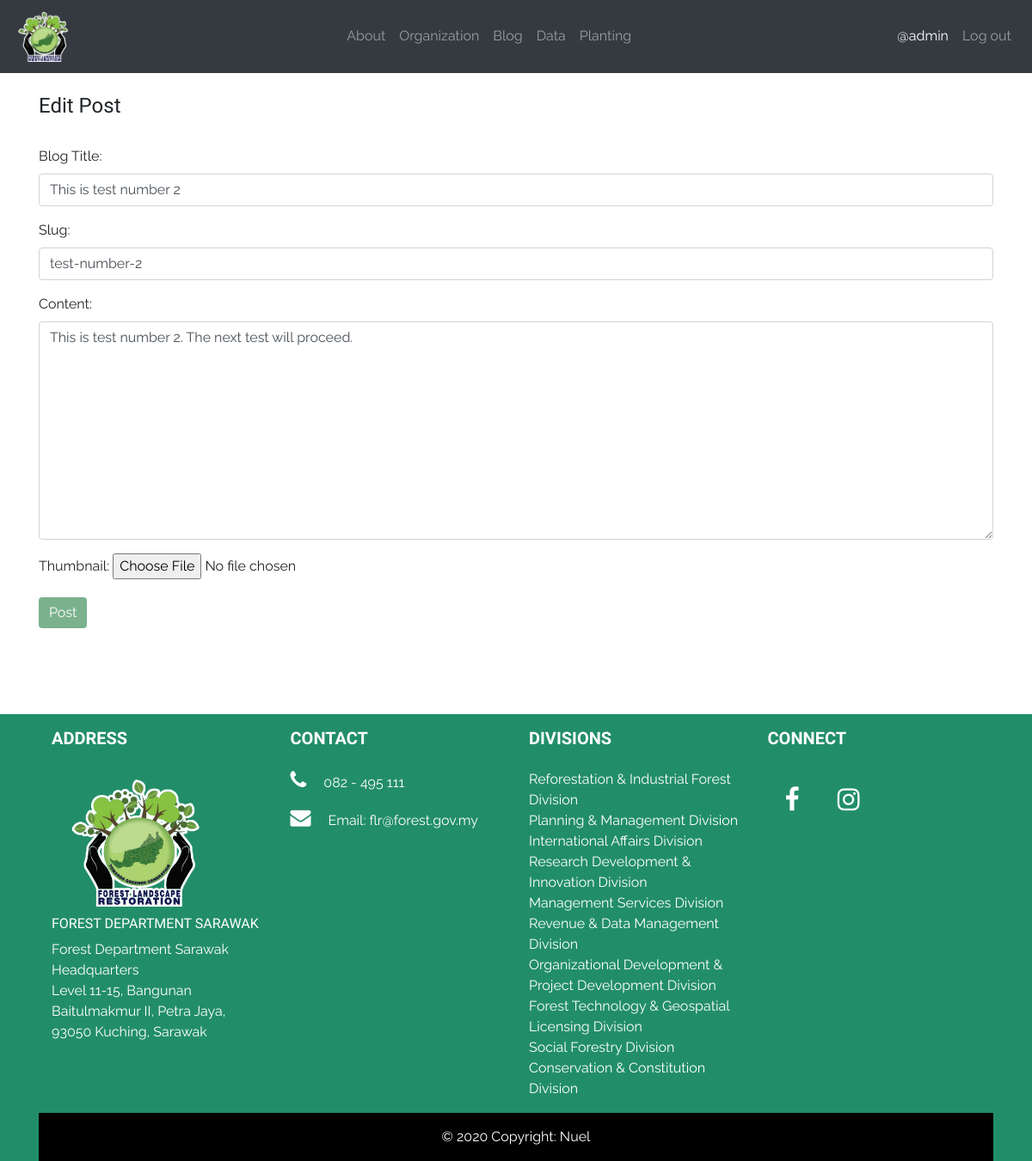
/blog/blog_post/update/7 (signed in), run on the app's committed database.
### blog/models.py (models this page shows, shortened)
class Post(models.Model):
	author = models.ForeignKey(User, on_delete=models.CASCADE)
	title = models.CharField('Blog Title', max_length=200)
	slug = models.SlugField(max_length=200, null=True, blank=True)
	date_created = models.DateTimeField(auto_now_add=True)
	content = RichTextUploadingField(blank=True)
	date_updated = models.DateTimeField(auto_now=True)
	thumbnail_img = models.ImageField('Thumbnail', null=True, blank=True, upload_to='thumbnail/')

### blog/views.py (the view)
# urls.py: path('blog_post/update/<int:pk>', UpdatePostView.as_view(), name='update_post'),
class UpdatePostView(UpdateView):
	model = Post
	form_class = UpdatePostForm
	template_name = 'blog/update_post.html'

### blog/forms.py
class UpdatePostForm(forms.ModelForm):
	class Meta:
		model = Post
		fields = ('title', 'author', 'slug', 'content','thumbnail_img')
		widgets = {
			'title':forms.TextInput(attrs={'class':'form-control', 'placeholder':'Blog title'}),
			'author': forms.TextInput(attrs={'class':'form-control', 'value':'', 'id':'writer', 'type':'hidden'}),
			'slug':forms.TextInput(attrs={'class':'form-control', 'placeholder':'Slug is automatically generated. It\'s OK to leave it empty'}),
			'content':forms.Textarea(attrs={'class':'form-control', 'placeholder':'Blog content'}),
			'thumbnail_img':forms.FileInput
		}

### blog/templates/blog/update_post.html (shortened to what this page needs)
{% extends 'base.html' %}
{% block content %}
{% if user.is_authenticated %}
	{% if user.id == post.author.id %}
		<div class="container">
			<br>
			<h4>Edit Post</h4>
			<br>
			<div class="form-group">
				<form method="POST" enctype="multipart/form-data">
					{{ form.as_p }}
					<button class="btn btn-info">Post</button>
				</form>
			</div>
		</div>
	{% else %}
		<h4 class="h-100 m-4">You are not supposed to be here. Balit nun 0__0</h4>
	{% endif %}
{% else %}
<h4 class="h-100 m-4">You are not supposed to be here. Balit nun 0__0</h4>
{% endif %}
{% endblock %}

### flr/templates/base.html (shortened to what this page needs)
{% load static %}
<!DOCTYPE html>
<html lang="en">
<head>
	<link rel="stylesheet" href="https://stackpath.bootstrapcdn.com/bootstrap/4.5.2/css/bootstrap.min.css">
	<link rel="stylesheet" href="https://cdnjs.cloudflare.com/ajax/libs/font-awesome/4.7.0/css/font-awesome.min.css">
	<link rel="stylesheet" type="text/css" href="{% static 'css/main.css' %}">
</head>
<body>
	<nav class="navbar navbar-expand-lg navbar-dark bg-dark">
		<a class="navbar-brand" id="navbar-name" href="{% url 'home' %}"><img id="navbar-logo" src="{% static 'img/flr_logo_day.png' %}"></a>
		<div class="collapse navbar-collapse" id="navbarNav">
			<ul class="navbar-nav ml-auto">
				<li class="nav-item">
					<a class="nav-link" href="{% url 'about' %}">About</a>
				</li>
				<li class="nav-item">
					<a class="nav-link" href="{% url 'organization' %}">Organization</a>
				</li>
				<li class="nav-item">
					<a class="nav-link" href="{% url 'blog' %}">Blog</a>
				</li>
				<li class="nav-item">
					<a class="nav-link" href="{% url 'data' %}">Data</a>
				</li>
				<li class="nav-item">
					<a class="nav-link" href="{% url 'planting_index' %}">Planting</a>
				</li>
			</ul>
			<ul class="navbar-nav ml-auto">
				{% if user.is_authenticated %}
					<li class="nav-item">
						<p class="nav-link m-0" style="color: #fff">@{{ user.username }}</p>
					</li>
					<li class="nav-item">
						<a class="nav-link" href="{% url 'logout' %}">Log out</a>
					</li>
				{% endif %}
			</ul>
		</div>
	</nav>
	{% block content %}{% endblock %}
	<footer class="page-footer font-small">
		<div class="container">
	  	<div class="container text-center text-md-left">
	    <div class="row">
	      <div class="col-md-3 mx-auto">
	        <h5 class="font-weight-bold text-uppercase mt-3 mb-4">ADDRESS</h5>
	        <ul class="list-unstyled">
	          <img src="{% static 'img/flr_logo_day.png' %}" width="200">
	          <br>
	          <h6><a class="link-unstyled" href=""> FOREST DEPARTMENT SARAWAK</a></h6>
	          <p>Forest Department Sarawak Headquarters<br>Level 11-15, Bangunan Baitulmakmur II, Petra Jaya, 93050 Kuching, Sarawak</p>
	        </ul>
	      </div>
	      <div class="col-md-3 mx-auto">
	        <h5 class="font-weight-bold text-uppercase mt-3 mb-4">Contact</h5>
	        <ul class="list-unstyled">
			<p><i class="fa fa-phone" style="font-size:24px"></i>082 - 495 111</p>
			<p><i class="fa fa-envelope" style="font-size:24px"></i>Email: flr@forest.gov.my</p>
	        </ul>
	      </div>
	      <div class="col-md-3 mx-auto">
	        <h5 class="font-weight-bold text-uppercase mt-3 mb-4">Divisions</h5>
	        <ul class="list-unstyled">
	          <li>
	            <a href="https://forestry.sarawak.gov.my/modules/web/pages.php?mod=staffcontact&sub=agency&site=15&staff_name=&loc=3520#" target="_blank">Reforestation & Industrial Forest Division</a>
	          </li>
	          <li>
	            <a href="https://forestry.sarawak.gov.my/modules/web/pages.php?mod=staffcontact&sub=agency&site=15&staff_name=&loc=3521" target="_blank">Planning & Management Division</a>
	          </li>
	          <li>
	            <a href="https://forestry.sarawak.gov.my/modules/web/pages.php?mod=staffcontact&sub=agency&site=15&staff_name=&loc=3523" target="_blank">International Affairs Division</a>
	          </li>
	          <li>
	            <a href="https://forestry.sarawak.gov.my/modules/web/pages.php?mod=staffcontact&sub=agency&site=15&staff_name=&loc=3524" target="_blank">Research Development & Innovation Division</a>
	          </li>
	          <li>
	            <a href="https://forestry.sarawak.gov.my/modules/web/pages.php?mod=staffcontact&sub=agency&site=15&staff_name=&loc=3524" target="_blank">Management Services Division</a>
	          </li>
	          <li>
	            <a href="https://forestry.sarawak.gov.my/modules/web/pages.php?mod=staffcontact&sub=agency&site=15&staff_name=&loc=3529" target="_blank">Revenue & Data Management Division</a>
	          </li>
	          <li>
	            <a href="https://forestry.sarawak.gov.my/modules/web/pages.php?mod=staffcontact&sub=agency&site=15&staff_name=&loc=3525" target="_blank">Organizational Development & Project Development Division</a>
	          </li>
	          <li>
	            <a href="https://forestry.sarawak.gov.my/modules/web/pages.php?mod=staffcontact&sub=agency&site=15&staff_name=&loc=3539" target="_blank">Forest Technology & Geospatial</a>
	          </li>
	          <li>
	            <a href="https://forestry.sarawak.gov.my/modules/web/pages.php?mod=staffcontact&sub=agency&site=15&staff_name=&loc=3534" target="_blank">Licensing Division</a>
	          </li>
	          <li>
	            <a href="https://forestry.sarawak.gov.my/modules/web/pages.php?mod=staffcontact&sub=agency&site=15&staff_name=&loc=3535" target="_blank">Social Forestry Division</a>
	          </li>
	          <li>
	            <a href="https://forestry.sarawak.gov.my/modules/web/pages.php?mod=staffcontact&sub=agency&site=15&staff_name=&loc=3538" target="_blank">Conservation & Constitution Division</a>
	          </li>
	        </ul>
	      </div>
	      <div class="col-md-3 mx-auto">
	        <h5 class="font-weight-bold text-uppercase mt-3 mb-4">CONNECT</h5>
	        <ul class="list-unstyled">
	          	<a class="fa fa-facebook" href="#"></a>
				<a class="fa fa-instagram" href="#"></a>
	        </ul>
	      </div>
	    </div>
	  </div>
	  <div class="footer-copyright text-center py-3">© 2020 Copyright: Nuel</div>
	</div>
	</footer>
</body>
</html>

### flr/static/css/main.css (style rules this page uses)
body, html { font-family: 'Raleway', sans-serif; margin: 0; height: 100%; }
h1, h2, h3, h4, h5, h6 { font-family: cardo; }
a { text-decoration: none; }
ul { list-style-type: none; padding-left: 0; }
#navbar-logo { position: relative; width: 70px; }
.navbar-nav { margin-left: 20px; }
.btn-info { background-color: #7bb18d; border: none; }
.page-footer { margin-top: 100px; background-color: #228e69; color: #fff; }
.footer-copyright { background-color: #000; }
.list-unstyled img { padding: 10px; }
.list-unstyled a { text-decoration: none; color: #fff; }
.link-unstyled { color: #000; }
.fa { padding: 20px; font-size: 30px; text-align: center; text-decoration: none; }
.fa-facebook { color: white; }
.fa-instagram { color: white; }
.fa-phone { padding: 0; margin-right: 20px; }
.fa-envelope { padding: 0; margin-right: 20px; }

### data on the page
Post: title "This is test number 2", slug "test-number-2", content "This is test number 2. The next test will proceed."

### other printed values
{{ user.username }} "admin"
